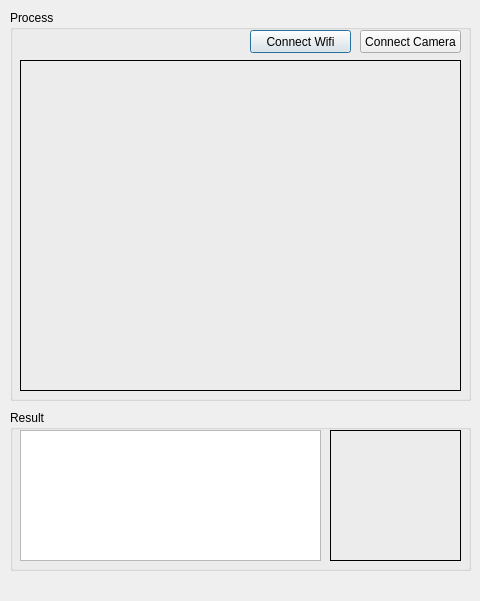
<?xml version="1.0" encoding="UTF-8"?>
<ui version="4.0">
 <class>Main_Window</class>
 <widget class="QDialog" name="Main_Window">
  <property name="geometry">
   <rect>
    <x>0</x>
    <y>0</y>
    <width>480</width>
    <height>601</height>
   </rect>
  </property>
  <property name="minimumSize">
   <size>
    <width>0</width>
    <height>0</height>
   </size>
  </property>
  <property name="maximumSize">
   <size>
    <width>1000</width>
    <height>1000</height>
   </size>
  </property>
  <property name="windowTitle">
   <string>Face Recognition</string>
  </property>
  <widget class="QGroupBox" name="process_group">
   <property name="geometry">
    <rect>
     <x>10</x>
     <y>10</y>
     <width>461</width>
     <height>391</height>
    </rect>
   </property>
   <property name="title">
    <string>Process</string>
   </property>
   <widget class="QLabel" name="camera_view">
    <property name="geometry">
     <rect>
      <x>10</x>
      <y>50</y>
      <width>441</width>
      <height>331</height>
     </rect>
    </property>
    <property name="minimumSize">
     <size>
      <width>0</width>
      <height>0</height>
     </size>
    </property>
    <property name="maximumSize">
     <size>
      <width>640</width>
      <height>480</height>
     </size>
    </property>
    <property name="frameShape">
     <enum>QFrame::Box</enum>
    </property>
    <property name="frameShadow">
     <enum>QFrame::Plain</enum>
    </property>
    <property name="text">
     <string/>
    </property>
   </widget>
   <widget class="QPushButton" name="wifi_connect_btn">
    <property name="geometry">
     <rect>
      <x>240</x>
      <y>20</y>
      <width>101</width>
      <height>23</height>
     </rect>
    </property>
    <property name="text">
     <string>Connect Wifi</string>
    </property>
   </widget>
   <widget class="QPushButton" name="camera_connect_btn">
    <property name="geometry">
     <rect>
      <x>350</x>
      <y>20</y>
      <width>101</width>
      <height>23</height>
     </rect>
    </property>
    <property name="text">
     <string>Connect Camera</string>
    </property>
   </widget>
  </widget>
  <widget class="QGroupBox" name="result_group">
   <property name="geometry">
    <rect>
     <x>10</x>
     <y>410</y>
     <width>461</width>
     <height>161</height>
    </rect>
   </property>
   <property name="title">
    <string>Result</string>
   </property>
   <widget class="QLabel" name="face_view">
    <property name="geometry">
     <rect>
      <x>320</x>
      <y>20</y>
      <width>131</width>
      <height>131</height>
     </rect>
    </property>
    <property name="minimumSize">
     <size>
      <width>0</width>
      <height>0</height>
     </size>
    </property>
    <property name="maximumSize">
     <size>
      <width>640</width>
      <height>480</height>
     </size>
    </property>
    <property name="frameShape">
     <enum>QFrame::Box</enum>
    </property>
    <property name="frameShadow">
     <enum>QFrame::Plain</enum>
    </property>
    <property name="text">
     <string/>
    </property>
   </widget>
   <widget class="QTableView" name="search_result_table">
    <property name="geometry">
     <rect>
      <x>10</x>
      <y>20</y>
      <width>301</width>
      <height>131</height>
     </rect>
    </property>
   </widget>
  </widget>
 </widget>
 <resources/>
 <connections/>
</ui>
